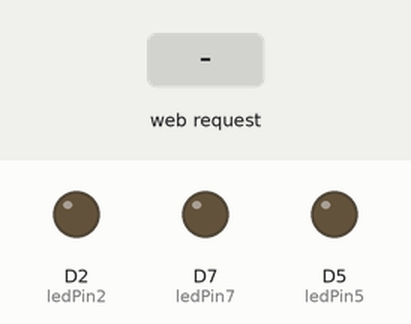
This sketch was run on a simulated ESP8266 (NodeMCU). On the bench: output pins drawn as LEDs (lit = HIGH). The test bench sets the inputs (shaded band). WiFi joins after 1.5 s; servers stay silent unless stated; what the sketch prints to the serial monitor is not drawn.

Above: at 2.7 s.
2.8 s: HTTP request GET /LED=ON received
At 3.6 s:
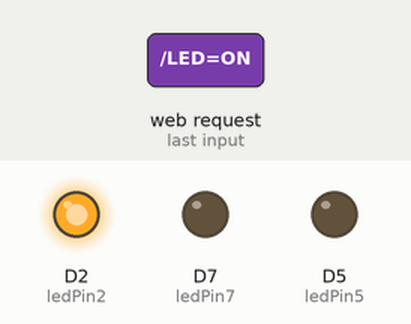
4.3 s: HTTP request GET /LED2=ON received
At 4.7 s:
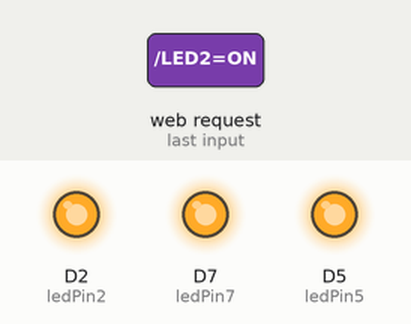
5.8 s: HTTP request GET /LED=OFF received
At 7.0 s:
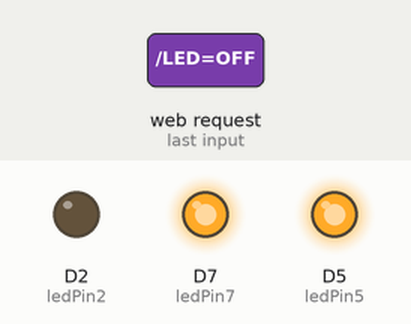
7.3 s: HTTP request GET /LED2=OFF received
At 8.2 s:
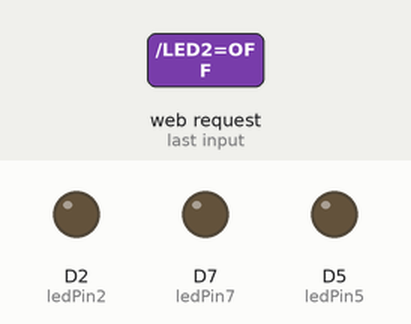
Timing chart, 0 to 9.8 s (numbered marks = the images above; inputs shaded):
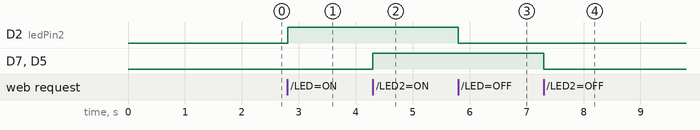

The sketch:

aciona-led2-wifi.ino
```cpp
#include <ESP8266WiFi.h>

#define ledPin5 D5
#define ledPin7 D7
#define ledPin2 D2

const char* ssid = "NEOQEAVDLV";
const char* senha = "()casa2014";


int staLed5 = LOW;
int staLed2 = LOW;


WiFiServer server(80);

void setup() {
  Serial.begin(115200);
  delay(10);

  pinMode(ledPin5, OUTPUT);
  digitalWrite(ledPin5, LOW);
  pinMode(ledPin7, OUTPUT);
  digitalWrite(ledPin7, LOW);
  pinMode(ledPin2, OUTPUT);
  digitalWrite(ledPin2, LOW);

  Serial.print("Conectando a rede:");
  Serial.println(ssid);

  WiFi.begin(ssid, senha);

  while(WiFi.status() != WL_CONNECTED){
    delay(500);
    Serial.print(".");
  }
  Serial.println("WiFi conectado");

  server.begin();
  Serial.println("Servidor iniciado");

  Serial.print("Use esta URL:");
  Serial.print("http://");
  Serial.print(WiFi.localIP());
  Serial.println("/");
}

void loop() {
  WiFiClient cliente = server.available();
  if(!cliente){
    return;
  }
  Serial.println("Novo cliente");
  while(!cliente.available()){
    delay(1);
  }
  String requisicao = cliente.readStringUntil('\r');
  Serial.println(requisicao);
  cliente.flush();

  //
  if(requisicao.indexOf("/LED=ON") != -1) {
    staLed2 = HIGH;
  }
  if(requisicao.indexOf("/LED=OFF") != -1) {
    staLed2 = LOW;
  }

  if(requisicao.indexOf("/LED2=ON") != -1) {
    staLed5 = HIGH;
  }
  if(requisicao.indexOf("/LED2=OFF") != -1) {
    staLed5 = LOW;
  }

  Serial.print("Led2:");
  Serial.println(staLed2);
  Serial.print("Led5:");
  Serial.println(staLed5);
  digitalWrite(ledPin5, staLed5);
  digitalWrite(ledPin7, staLed5);

  digitalWrite(ledPin2, staLed2);

  cliente.println("HTTP/1.1 200 OK");
  cliente.println("Content-Type:text/html");
  cliente.println("");
  cliente.println("<!DOCTYPE HTML>");

  cliente.println("<html>");
  cliente.println("<br><br>");
  cliente.println("<a href=\"/LED=ON\"\"> <button> Ligar </button></a>");
  cliente.println("<a href=\"/LED=OFF\"\"> <button> Desligar </button></a><br/>");
  cliente.println("<br><br>");
  cliente.println("<a href=\"/LED2=ON\"\"> <button> Ligar2 </button></a>");
  cliente.println("<a href=\"/LED2=OFF\"\"> <button> Desligar2 </button></a><br/>");
  cliente.println("</html>");
  delay(1);
}
```

Measured:
- after the input at 2.8 s, D2 (ledPin2): LOW → HIGH at once
- after the input at 4.3 s, D7 (ledPin7), D5 (ledPin5): LOW → HIGH at once
- after the input at 5.8 s, D2 (ledPin2): HIGH → LOW at once
- after the input at 7.3 s, D7 (ledPin7), D5 (ledPin5): HIGH → LOW at once
